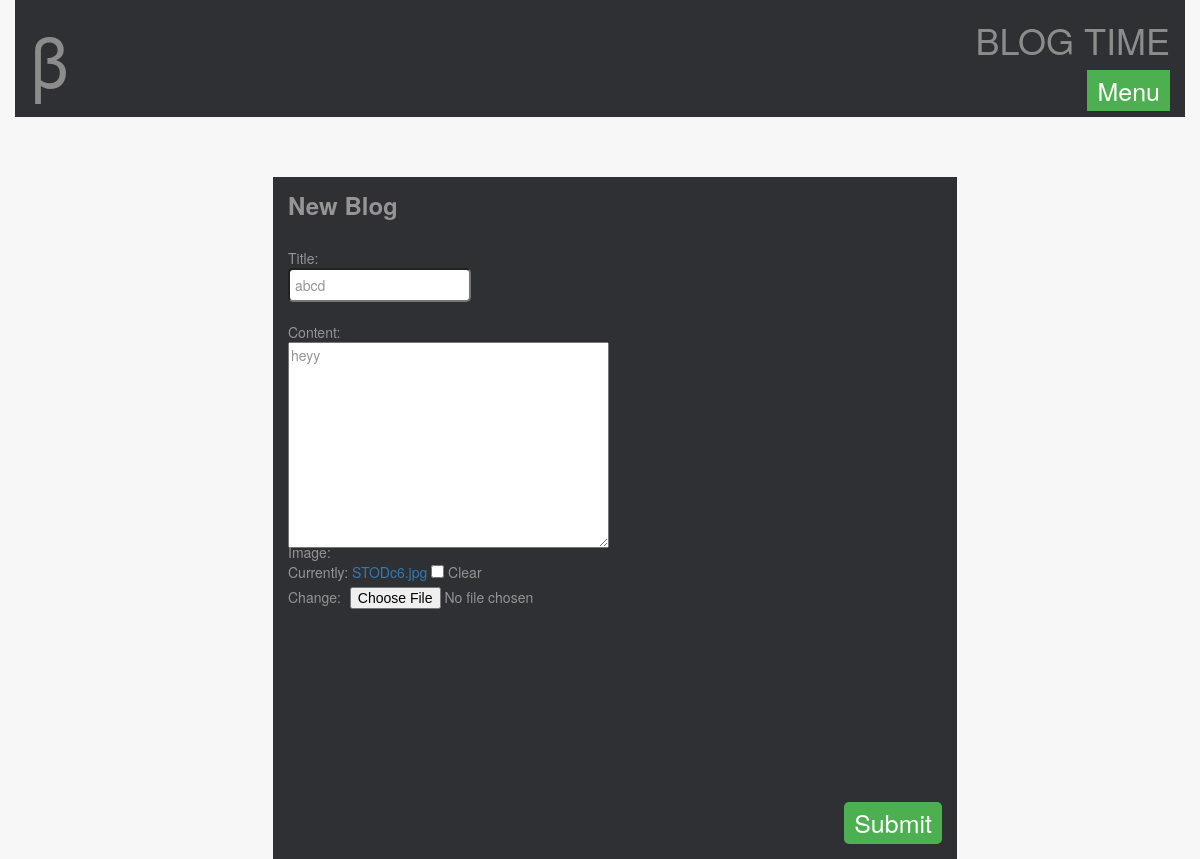
The app's page /posts/47/edit, older data.
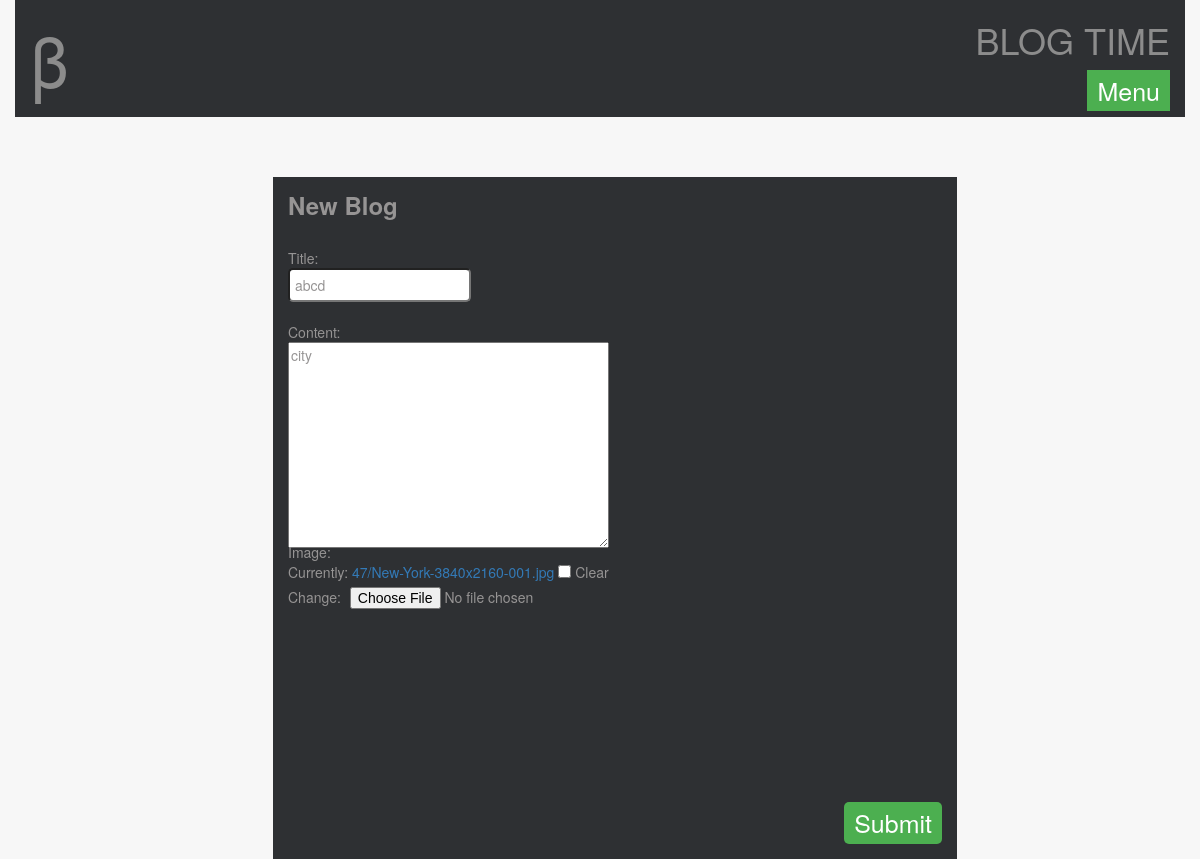
The same page, newer data.
### blogs/models.py (models this page shows, shortened)
class Post(models.Model):
    title = models.CharField(max_length=150)
    image = models.ImageField(upload_to=upload_path, null=True, blank=True)
    content = models.TextField()
    postupdate = models.DateTimeField(auto_now=True, auto_now_add=False)
    posttime = models.DateTimeField(auto_now=False, auto_now_add=True)

### blogs/views.py (the view, shortened to what this page needs)
# urls.py: url(r'^(?P<id>\d+)/edit$', blog_edit.as_view()),
class blog_edit(View):
    def get(self, request, id, *args, **kwargs):
        query = get_object_or_404(Post, id=id)
        form = PostForm(instance=query)
        context = {
            "form": form,
        }
        return render(request, "post_create.html", context)

### blogs/forms.py
class PostForm(forms.ModelForm):
    class Meta:
        model = Post
        fields = [
            "title",
            "content",
            "image",
        ]

### templates/post_create.html (shortened to what this page needs)
{% extends "base2.html" %} {% block body %}
<br>
<br>
<br>
<div class="container center">
    <div class="blog-container">
        <h2 class="blog-form-signin">New Blog</h2>
        <form method="post" class="blog-form-signin" enctype="multipart/form-data"> {% csrf_token %}
            {% for field in form %} {% if "title" in field.label_tag %}
            <div class="input-blog"> {% else %}
                <div class="input-blog text-input-blog"> {% endif %} {{ field.errors }} {{ field.label_tag }} <br>{{ field }}
                </div>
                <br> {% endfor %}
                <br>
                <br>
                <div class="text-right">
                    <input type="submit" class="dropbtn button-txt">
                </div>
        </form>
        </div>
    </div>
    {% endblock %}

Row changes from the older to the newer data that the page shows:
changed Post "abcd": content "heyy" → "city"
Text that changed along with them:
text no longer shown: "Currently: STODc6.jpg Clear Change:"
text now shown: "Currently: 47/New-York-3840x2160-001.jpg Clear Change:"
